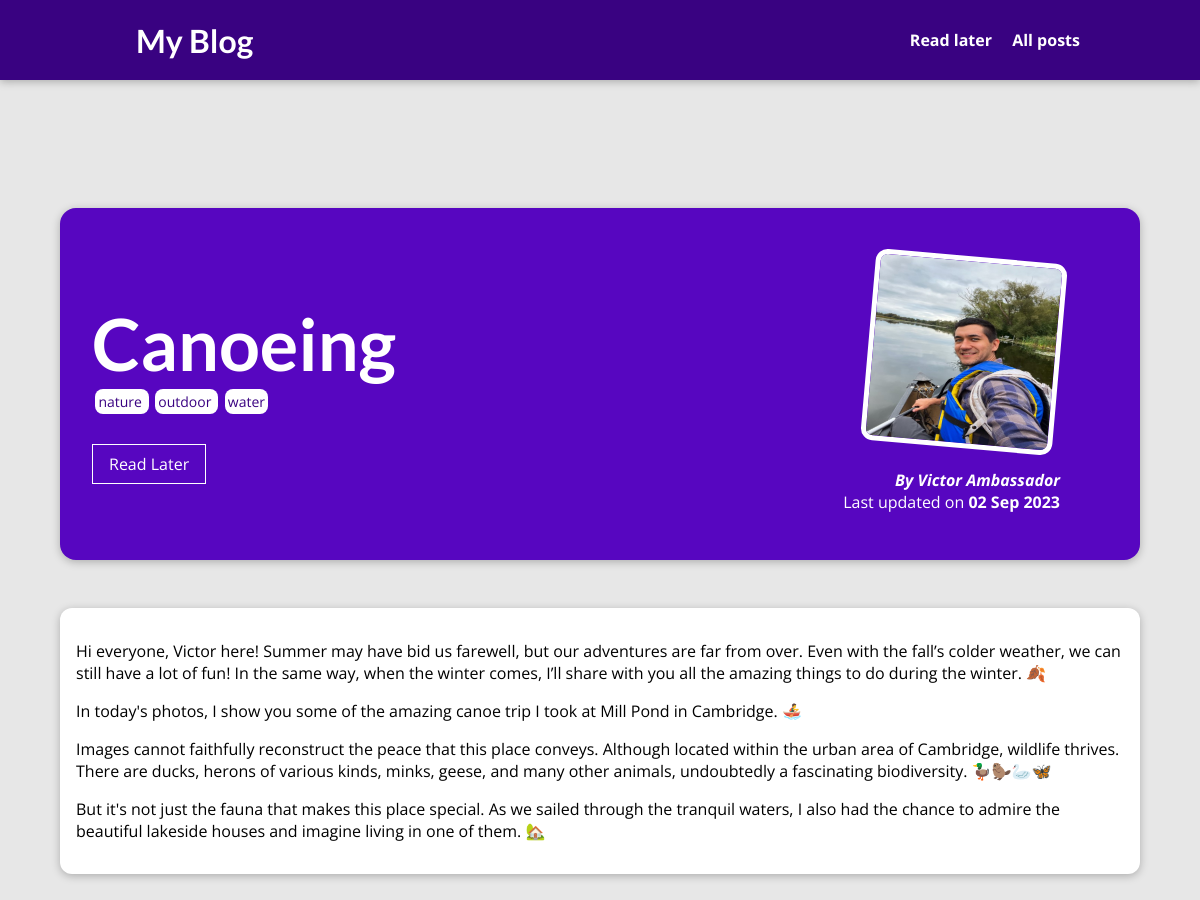
/posts/canoeing (upper part), run on an earlier commit of the app's database.
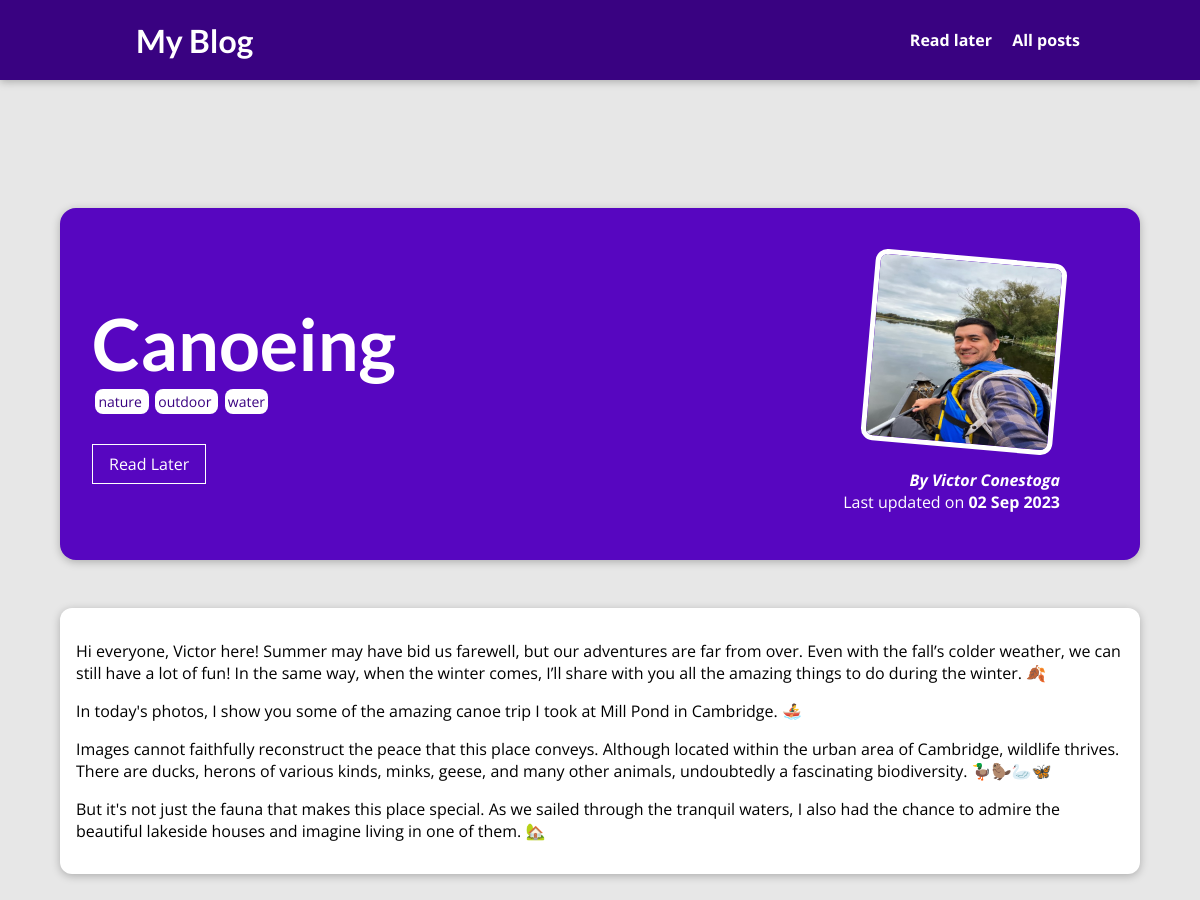
And on a later commit of the database.
### blog/models.py (models this page shows, shortened)
class Post(models.Model):
    author = models.ForeignKey(
        Author, on_delete=models.SET_NULL, null=True, related_name="posts")
    title = models.CharField(max_length=50)
    date = models.DateTimeField()
    image = models.ImageField(
        upload_to="images", height_field=None, width_field=None, max_length=100)
    excerpt = models.CharField(max_length=150)
    tag = models.ManyToManyField(Tag, blank=True, db_index=True)
    content = models.TextField()
    slug = models.SlugField(unique=True, db_index=True)

class Author(models.Model):
    first_name = models.CharField(max_length=20)
    last_name = models.CharField(max_length=20)
    email = models.EmailField(max_length=50)
    adress = models.CharField(max_length=50)
    def full_name(self):
        return f"{self.first_name} {self.last_name} "
    def __str__(self):
        return self.full_name()

### blog/views.py (the view, shortened to what this page needs)
# urls.py: path("posts/<slug>", views.BlogPostView.as_view(), name = 'blog-post'),
class BlogPostView(View):
    def is_stored_post(self, request, post_id):
        stored_posts = request.session.get("stored_posts")
        if stored_posts is not None:
            is_saved_for_later =  post_id in stored_posts
        else:
            is_saved_for_later = False
        return is_saved_for_later
    def get(self, request, slug):
        identified_post = Post.objects.get(slug = slug) #if you want the 404 error: "get_object_or_404(Post,slug=slug)" need to import it
        all_comments = Commentary.objects.filter(post = identified_post).order_by("-date")
        context = {
            'post': identified_post,
            'tags': identified_post.tag.all(),
            "comment" : CommentForm(),
            "all_comments": all_comments,
            "is_saved_for_later": self.is_stored_post(request, identified_post.id),
        }
        return render (request, 'blog/blog_post.html',context)

### blog/templates/blog/blog_post.html (shortened to what this page needs)
{% extends 'layout.html' %}
{% load static %}
{% block css_file %}
<link rel="stylesheet" href="{% static 'blog/blog_post.css' %}">
{% endblock css_file %}
{% block content %}
<section id='summary'>
    <h2>{{post.title}}</h2>
    <div>
        {% for tag in tags %}
            <span class="tag"> {{ tag.name }} </span>
        {% endfor %}
    </div>
<div id="read-later">
    <form action="{% url "read-later" %}" method="POST">
        <button>
            {%if is_saved_for_later%}
            Remove from Read Later
            {%else%}
            Read Later
            {%endif%}
        </button>
    </form>
</div>
    <article>
        <img src="{{post.image.url}}" alt="{{post.title}}">
        <address>By <a href="mailto:{{post.author.email}}">{{post.author|title}}</a></address>
        <div id="last-updated">
            Last updated on <time> {{post.date|date:"d M Y"}}</time>
        </div>
    </article>
</section>
<main>
    {{post.content|linebreaks}}
</main>
{% endblock content %}

What changed in the data, as far as the page shows it:
changed through a linked row, Post "Canoeing": author "Victor Ambassador" → "Victor Conestoga"
